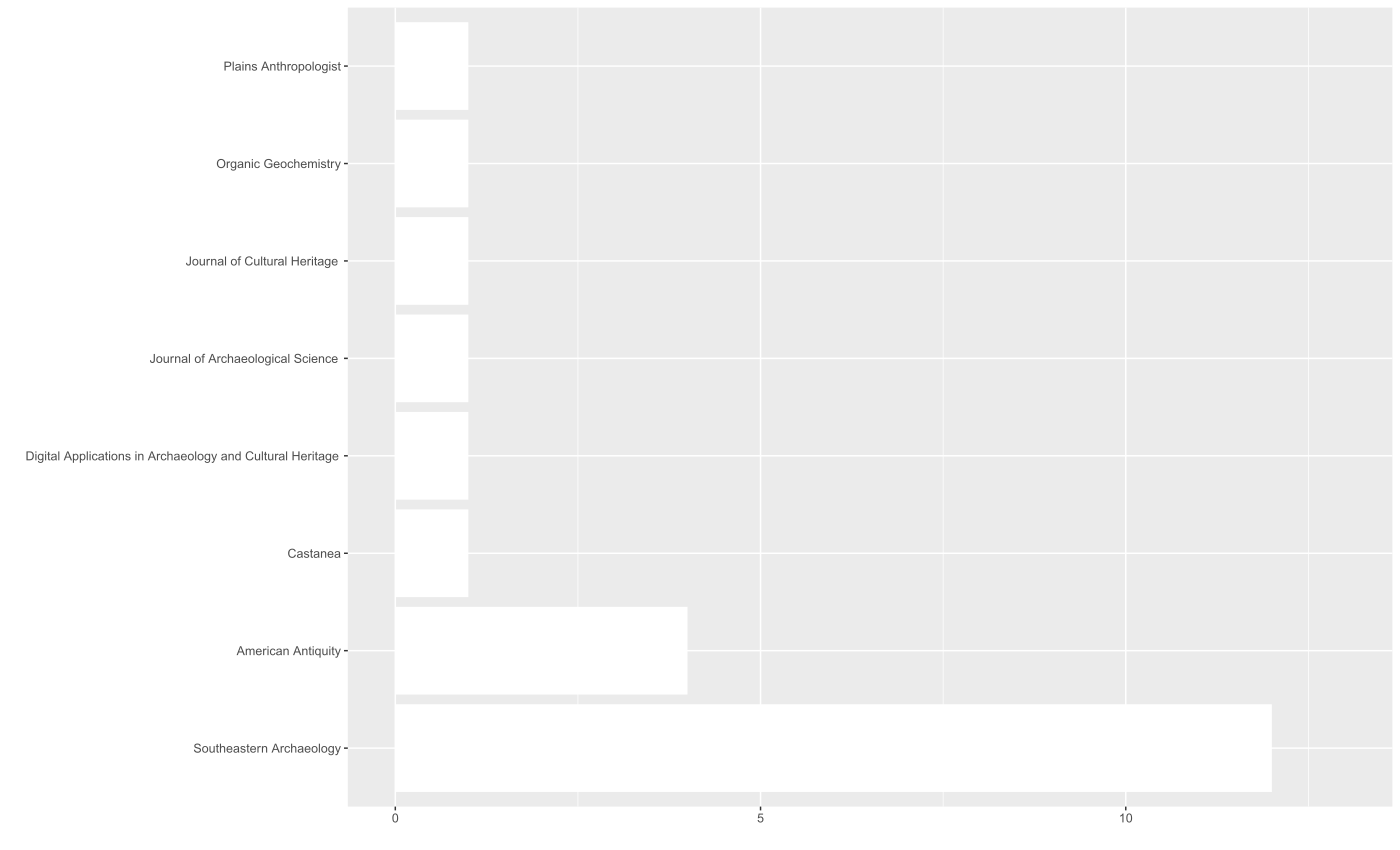

Write the R code that produced this figure.
# create barplot of ...
library(ggplot2)

setwd(getwd())

data<-read.csv(file = 'journal.csv')


p<-ggplot(data = data, aes(x=num, y=reorder(pub, -num))) +
  geom_bar(stat="identity",fill="white") +
  xlim(0,13)
p
